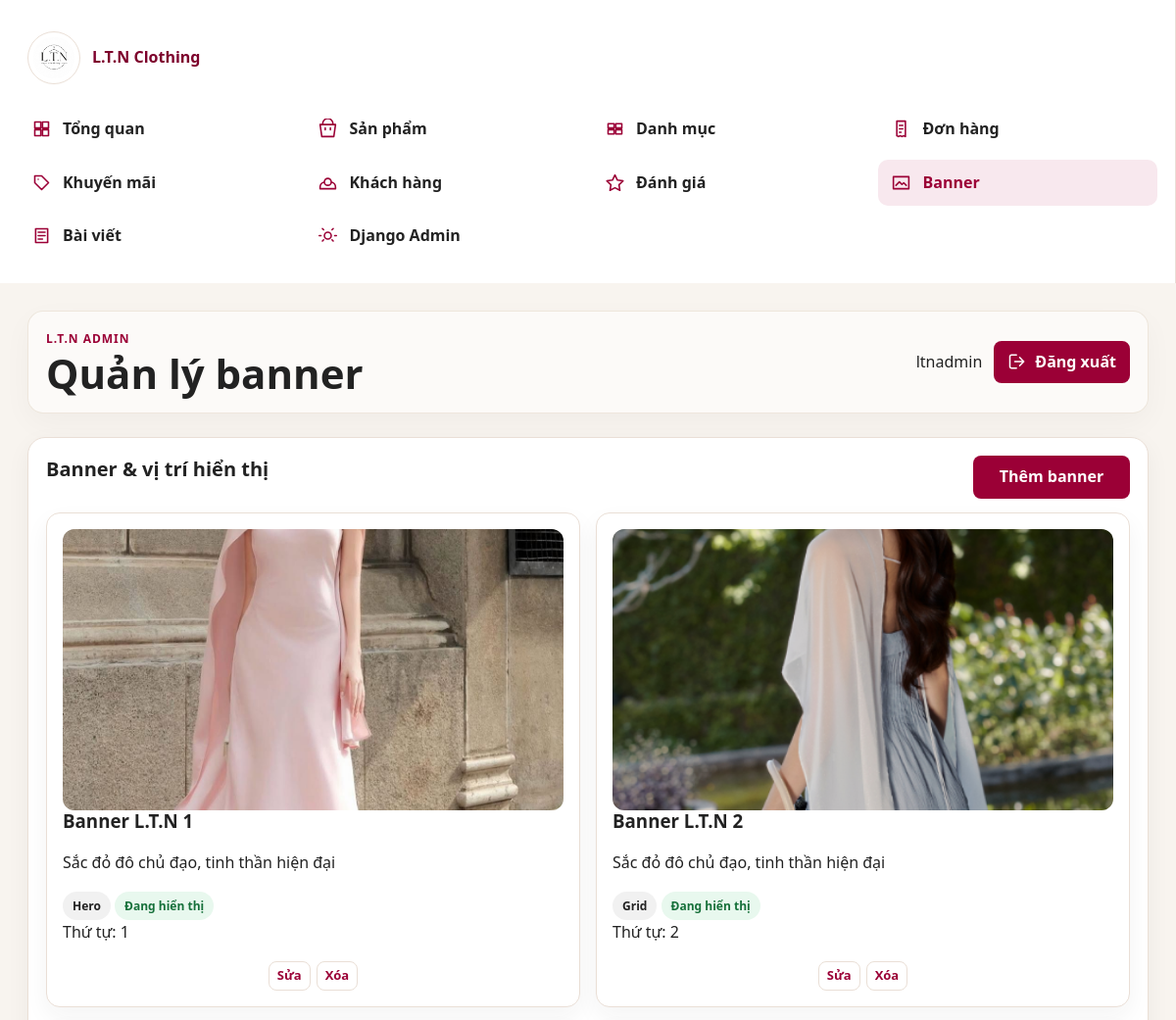
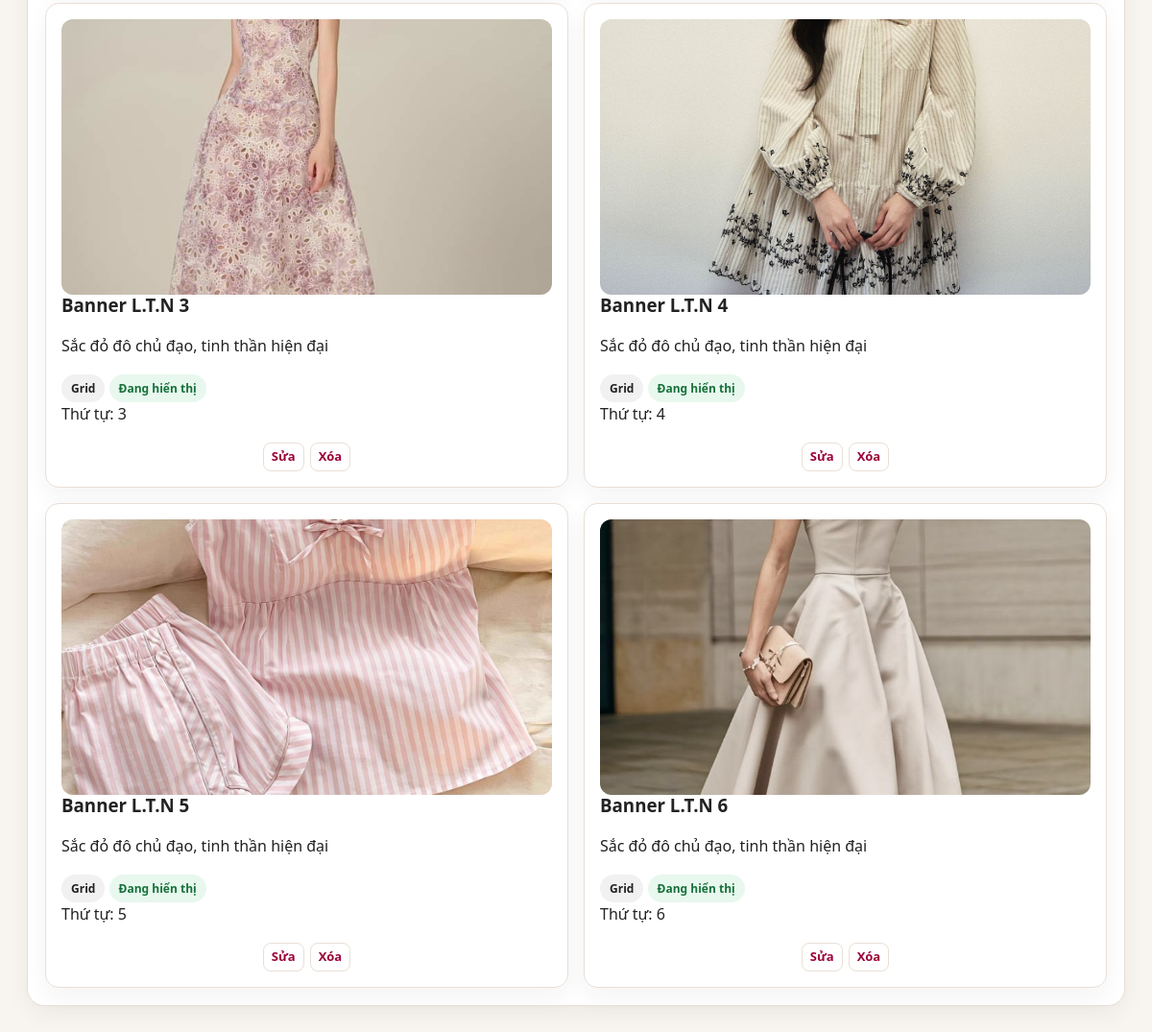
The page /dashboard/banners/ (signed in) on the database its author committed (2 pictures, top to bottom).
### shop/models.py (models this page shows, shortened)
class Banner(models.Model):
    POSITION_HERO = "hero"
    POSITION_GRID = "grid"
    POSITION_FOOTER = "footer"
    POSITION_CHOICES = [
        (POSITION_HERO, "Hero"),
        (POSITION_GRID, "Grid"),
        (POSITION_FOOTER, "Footer"),
    ]
    title = models.CharField(max_length=180)
    subtitle = models.CharField(max_length=220, blank=True)
    image = models.ImageField(upload_to="banners/", blank=True, null=True)
    button_text = models.CharField(max_length=80, blank=True)
    button_url = models.CharField(max_length=220, blank=True)
    position = models.CharField(max_length=20, choices=POSITION_CHOICES, default=POSITION_GRID)
    is_active = models.BooleanField(default=True)
    sort_order = models.PositiveIntegerField(default=0)
    class Meta:
        ordering = ["sort_order", "id"]

### shop/views.py (the view)
# urls.py: path("dashboard/banners/", views.dashboard_banners, name="dashboard_banners"),
@login_required
def dashboard_banners(request):
    if not dashboard_allowed(request.user, staff_ok=False):
        return dashboard_denied(request)
    return render(request, "dashboard/banners.html", {
        "page_title": "Quản lý banner",
        "banners": Banner.objects.order_by("sort_order", "id"),
    })

### shop/context_processors.py (called while the page is built)
def dashboard_url_for_user(user):
    if not user.is_authenticated:
        return "/login/"
    role = getattr(getattr(user, "profile", None), "role", "")
    if user.is_superuser or role == "ADMIN":
        return "/dashboard/"
    if role == "STAFF":
        return "/staff/"
    return "/profile/"

def cart_counter(request):
    user_dashboard_url = dashboard_url_for_user(request.user)
    if not request.user.is_authenticated:
        return {"cart_count": 0, "wishlist_count": 0, "user_dashboard_url": user_dashboard_url}
    cart, _ = Cart.objects.get_or_create(user=request.user)
    return {
        "cart_count": sum(item.quantity for item in cart.items.all()),
        "wishlist_count": Wishlist.objects.filter(user=request.user).count(),
        "user_dashboard_url": user_dashboard_url,
    }

### shop/views.py (called while the page is built)
def dashboard_allowed(user, staff_ok=True):
    if not user.is_authenticated:
        return False
    if user.is_superuser:
        return True
    role = getattr(getattr(user, "profile", None), "role", "")
    return role == "ADMIN" or (staff_ok and role == "STAFF")

### templates/dashboard/banners.html (shortened to what this page needs)
{% extends "dashboard/base_dashboard.html" %}
{% block content %}
<section class="dash-card">
  <div class="dash-card-head"><h2>Banner & vị trí hiển thị</h2><a class="dash-btn" href="/admin/shop/banner/add/">Thêm banner</a></div>
  <div class="banner-admin-grid">
    {% for banner in banners %}
      <article class="banner-admin-card">
        <div class="banner-preview">{% if banner.image %}<img src="{{ banner.image.url }}" alt="{{ banner.title }}">{% else %}<span>Banner</span>{% endif %}</div>
        <div><h3>{{ banner.title }}</h3><p>{{ banner.subtitle }}</p><span class="status-badge">{{ banner.get_position_display }}</span> <span class="status-badge {% if banner.is_active %}status-completed{% else %}status-cancelled{% endif %}">{% if banner.is_active %}Đang hiển thị{% else %}Đã ẩn{% endif %}</span><p>Thứ tự: {{ banner.sort_order }}</p></div>
        <div class="row-actions"><a href="/admin/shop/banner/{{ banner.id }}/change/">Sửa</a><a href="/admin/shop/banner/{{ banner.id }}/delete/">Xóa</a></div>
      </article>
    {% empty %}<p>Chưa có banner.</p>{% endfor %}
  </div>
</section>
{% endblock %}

### templates/dashboard/base_dashboard.html (shortened to what this page needs)
{% load static humanize %}
<!doctype html>
<html lang="vi">
<head>
  <link rel="stylesheet" href="{% static 'css/base.css' %}">
  <link rel="stylesheet" href="{% static 'css/dashboard.css' %}">
</head>
<body class="dashboard-body">
  <div class="dashboard-shell">
    <aside class="dashboard-sidebar">
      <a class="dashboard-brand" href="{% url 'shop:dashboard' %}">
        <img src="{% static 'WEBIMG/logoweb.jpg' %}" alt="L.T.N Clothing">
        <span>L.T.N Clothing</span>
      </a>
      <nav class="dashboard-nav" aria-label="Admin dashboard">
        <a class="{% if request.resolver_match.url_name == 'dashboard' %}active{% endif %}" href="{% url 'shop:dashboard' %}">
          <span><svg viewBox="0 0 24 24"><path d="M4 4h7v7H4V4Zm9 0h7v7h-7V4ZM4 13h7v7H4v-7Zm9 0h7v7h-7v-7Z"/></svg></span>Tổng quan
        </a>
        <a class="{% if request.resolver_match.url_name == 'dashboard_products' %}active{% endif %}" href="{% url 'shop:dashboard_products' %}">
          <span><svg viewBox="0 0 24 24"><path d="M6 7V6a6 6 0 0 1 12 0v1m-15 0h18l-2 14H5L3 7Zm6 4v2m6-2v2"/></svg></span>Sản phẩm
        </a>
        <a class="{% if request.resolver_match.url_name == 'dashboard_categories' %}active{% endif %}" href="{% url 'shop:dashboard_categories' %}">
          <span><svg viewBox="0 0 24 24"><path d="M4 6h7v5H4V6Zm9 0h7v5h-7V6ZM4 13h7v5H4v-5Zm9 0h7v5h-7v-5Z"/></svg></span>Danh mục
        </a>
        <a class="{% if request.resolver_match.url_name == 'dashboard_orders' %}active{% endif %}" href="{% url 'shop:dashboard_orders' %}">
          <span><svg viewBox="0 0 24 24"><path d="M7 3h10v18l-2-1-2 1-2-1-2 1-2-1V3Zm3 5h4m-4 4h4m-4 4h2"/></svg></span>Đơn hàng
        </a>
        <a class="" href="{% url 'shop:dashboard_sales' %}">
          <span><svg viewBox="0 0 24 24"><path d="M20 12 12 20 4 12V4h8l8 8Zm-12-4h.01"/></svg></span>Khuyến mãi
        </a>
        <a class="{% if request.resolver_match.url_name == 'dashboard_customers' %}active{% endif %}" href="{% url 'shop:dashboard_customers' %}">
          <span><svg viewBox="0 0 24 24"><path d="M16 11a4 4 0 1 0-8 0m8 0a4 4 0 1 1-8 0m8 0c3 1 5 3 5 6v2H3v-2c0-3 2-5 5-6"/></svg></span>Khách hàng
        </a>
        <a class="{% if request.resolver_match.url_name == 'dashboard_reviews' %}active{% endif %}" href="{% url 'shop:dashboard_reviews' %}">
          <span><svg viewBox="0 0 24 24"><path d="m12 3 2.9 5.9 6.5.9-4.7 4.6 1.1 6.5L12 17.8l-5.8 3.1 1.1-6.5-4.7-4.6 6.5-.9L12 3Z"/></svg></span>Đánh giá
        </a>
        <a class="{% if request.resolver_match.url_name == 'dashboard_banners' %}active{% endif %}" href="{% url 'shop:dashboard_banners' %}">
          <span><svg viewBox="0 0 24 24"><path d="M3 5h18v14H3V5Zm3 10 4-4 3 3 2-2 3 3"/></svg></span>Banner
        </a>
        <a class="{% if request.resolver_match.url_name == 'dashboard_blogs' %}active{% endif %}" href="{% url 'shop:dashboard_blogs' %}">
          <span><svg viewBox="0 0 24 24"><path d="M5 4h14v16H5V4Zm3 4h8M8 12h8m-8 4h5"/></svg></span>Bài viết
        </a>
        <a href="/admin/">
          <span><svg viewBox="0 0 24 24"><path d="M12 8a4 4 0 1 0 0 8 4 4 0 0 0 0-8Zm8 4h2M2 12h2m12.9-6.9 1.4-1.4M5.7 18.3l1.4-1.4m0-11.8L5.7 3.7m12.6 14.6-1.4-1.4"/></svg></span>Django Admin
        </a>
      </nav>
    </aside>
    <main class="dashboard-main">
      <header class="dashboard-topbar">
        <div>
          <p class="dashboard-eyebrow">L.T.N Admin</p>
          <h1>{% block page_title %}{{ page_title|default:"Tổng quan" }}{% endblock %}</h1>
        </div>
        <div class="dashboard-user">
          <span>{{ request.user.username }}</span>
          <form method="post" action="{% url 'accounts:logout' %}">
            <button class="dash-btn" type="submit">
              <svg viewBox="0 0 24 24" aria-hidden="true"><path d="M15 17l5-5-5-5m5 5H9m2 8H5a2 2 0 0 1-2-2V6a2 2 0 0 1 2-2h6"/></svg>
              Đăng xuất
            </button>
          </form>
        </div>
      </header>
      {% block content %}{% endblock %}
    </main>
  </div>
</body>
</html>

### static/css/base.css (style rules this page uses)
* { box-sizing: border-box; }
body { margin: 0; font-family: "Segoe UI", Arial, sans-serif; color: var(--text-dark); background: var(--cream-bg); line-height: 1.6; }
a { color: inherit; text-decoration: none; }
img { display: block; max-width: 100%; }
h1, h2, h3, p { margin-top: 0; }
h1 { font-size: clamp(36px, 5vw, 66px); line-height: 1.05; letter-spacing: 0; }
h2 { font-size: clamp(26px, 3vw, 40px); line-height: 1.15; }
h3 { line-height: 1.2; }
.btn, button { border: 0; border-radius: 6px; background: var(--fashion-maroon); color: var(--white); padding: 12px 18px; font: inherit; font-weight: 800; cursor: pointer; transition: transform .18s ease, box-shadow .18s ease, background .18s ease; }

### rows shown on the page
Banner: image (picture), title "Banner L.T.N 1", subtitle "Sắc đỏ đô chủ đạo, tinh thần hiện đại", position "Hero", is_active "Đang hiển thị", sort_order "1"
Banner: image (picture), title "Banner L.T.N 2", subtitle "Sắc đỏ đô chủ đạo, tinh thần hiện đại", position "Grid", is_active "Đang hiển thị", sort_order "2"
Banner: image (picture), title "Banner L.T.N 3", subtitle "Sắc đỏ đô chủ đạo, tinh thần hiện đại", position "Grid", is_active "Đang hiển thị", sort_order "3"
Banner: image (picture), title "Banner L.T.N 4", subtitle "Sắc đỏ đô chủ đạo, tinh thần hiện đại", position "Grid", is_active "Đang hiển thị", sort_order "4"
Banner: image (picture), title "Banner L.T.N 5", subtitle "Sắc đỏ đô chủ đạo, tinh thần hiện đại", position "Grid", is_active "Đang hiển thị", sort_order "5"
Banner: image (picture), title "Banner L.T.N 6", subtitle "Sắc đỏ đô chủ đạo, tinh thần hiện đại", position "Grid", is_active "Đang hiển thị", sort_order "6"

### other values the page prints
{{ page_title|default:"Tổng quan" }} "Quản lý banner"
{{ request.user.username }} "ltnadmin"
